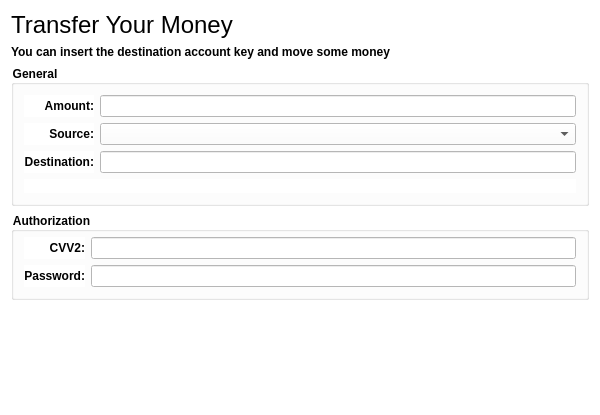
<?xml version="1.0" encoding="UTF-8"?>
<ui version="4.0">
 <class>TransferPanel</class>
 <widget class="QDialog" name="TransferPanel">
  <property name="geometry">
   <rect>
    <x>0</x>
    <y>0</y>
    <width>600</width>
    <height>415</height>
   </rect>
  </property>
  <property name="windowTitle">
   <string>Transfer Your Money</string>
  </property>
  <property name="styleSheet">
   <string notr="true">background-color:white</string>
  </property>
  <layout class="QGridLayout" name="mainLayout">
   <item row="9" column="1">
    <widget class="QPushButton" name="acceptButton">
     <property name="sizePolicy">
      <sizepolicy hsizetype="Minimum" vsizetype="Fixed">
       <horstretch>0</horstretch>
       <verstretch>0</verstretch>
      </sizepolicy>
     </property>
     <property name="toolTip">
      <string>OK</string>
     </property>
     <property name="text">
      <string/>
     </property>
     <property name="icon">
      <iconset resource="../../resources.qrc">
       <normaloff>:/images/widgets/accept.png</normaloff>:/images/widgets/accept.png</iconset>
     </property>
     <property name="iconSize">
      <size>
       <width>32</width>
       <height>32</height>
      </size>
     </property>
     <property name="flat">
      <bool>true</bool>
     </property>
    </widget>
   </item>
   <item row="1" column="0" colspan="4">
    <widget class="QLabel" name="descriptionLabel">
     <property name="sizePolicy">
      <sizepolicy hsizetype="MinimumExpanding" vsizetype="Preferred">
       <horstretch>0</horstretch>
       <verstretch>0</verstretch>
      </sizepolicy>
     </property>
     <property name="font">
      <font>
       <family>Segoe UI</family>
       <pointsize>9</pointsize>
       <bold>true</bold>
      </font>
     </property>
     <property name="text">
      <string>You can insert the destination account key and move some money</string>
     </property>
    </widget>
   </item>
   <item row="7" column="0" colspan="4">
    <widget class="QGroupBox" name="authorizationGroupBox">
     <property name="sizePolicy">
      <sizepolicy hsizetype="Preferred" vsizetype="Preferred">
       <horstretch>0</horstretch>
       <verstretch>0</verstretch>
      </sizepolicy>
     </property>
     <property name="font">
      <font>
       <bold>true</bold>
      </font>
     </property>
     <property name="title">
      <string>Authorization</string>
     </property>
     <layout class="QGridLayout" name="authorizationLayout">
      <property name="leftMargin">
       <number>10</number>
      </property>
      <property name="topMargin">
       <number>5</number>
      </property>
      <property name="rightMargin">
       <number>10</number>
      </property>
      <property name="bottomMargin">
       <number>10</number>
      </property>
      <item row="1" column="1">
       <widget class="QLineEdit" name="cvv2Edit">
        <property name="font">
         <font>
          <family>Segoe UI</family>
          <pointsize>9</pointsize>
          <bold>true</bold>
         </font>
        </property>
       </widget>
      </item>
      <item row="1" column="0">
       <widget class="QLabel" name="cvv2Label">
        <property name="font">
         <font>
          <family>Segoe UI</family>
          <pointsize>9</pointsize>
          <bold>true</bold>
         </font>
        </property>
        <property name="text">
         <string>CVV2:</string>
        </property>
        <property name="alignment">
         <set>Qt::AlignmentFlag::AlignRight|Qt::AlignmentFlag::AlignTrailing|Qt::AlignmentFlag::AlignVCenter</set>
        </property>
       </widget>
      </item>
      <item row="2" column="0">
       <widget class="QLabel" name="passwordLabel">
        <property name="font">
         <font>
          <family>Segoe UI</family>
          <pointsize>9</pointsize>
          <bold>true</bold>
         </font>
        </property>
        <property name="text">
         <string>Password:</string>
        </property>
        <property name="alignment">
         <set>Qt::AlignmentFlag::AlignRight|Qt::AlignmentFlag::AlignTrailing|Qt::AlignmentFlag::AlignVCenter</set>
        </property>
       </widget>
      </item>
      <item row="2" column="1">
       <widget class="QLineEdit" name="passwordEdit">
        <property name="font">
         <font>
          <family>Segoe UI</family>
          <pointsize>9</pointsize>
          <bold>true</bold>
         </font>
        </property>
        <property name="echoMode">
         <enum>QLineEdit::EchoMode::Password</enum>
        </property>
       </widget>
      </item>
     </layout>
    </widget>
   </item>
   <item row="9" column="3">
    <spacer name="rightSpacer">
     <property name="orientation">
      <enum>Qt::Orientation::Horizontal</enum>
     </property>
     <property name="sizeType">
      <enum>QSizePolicy::Policy::MinimumExpanding</enum>
     </property>
     <property name="sizeHint" stdset="0">
      <size>
       <width>40</width>
       <height>20</height>
      </size>
     </property>
    </spacer>
   </item>
   <item row="0" column="0" colspan="4">
    <widget class="QLabel" name="titleLabel">
     <property name="sizePolicy">
      <sizepolicy hsizetype="MinimumExpanding" vsizetype="Preferred">
       <horstretch>0</horstretch>
       <verstretch>0</verstretch>
      </sizepolicy>
     </property>
     <property name="font">
      <font>
       <family>Segoe UI</family>
       <pointsize>18</pointsize>
       <fontweight>ExtraLight</fontweight>
      </font>
     </property>
     <property name="text">
      <string>Transfer Your Money</string>
     </property>
    </widget>
   </item>
   <item row="9" column="2">
    <widget class="QPushButton" name="cancelButton">
     <property name="toolTip">
      <string>Cancel</string>
     </property>
     <property name="text">
      <string/>
     </property>
     <property name="icon">
      <iconset resource="../../resources.qrc">
       <normaloff>:/images/widgets/reject.png</normaloff>:/images/widgets/reject.png</iconset>
     </property>
     <property name="iconSize">
      <size>
       <width>32</width>
       <height>32</height>
      </size>
     </property>
     <property name="flat">
      <bool>true</bool>
     </property>
    </widget>
   </item>
   <item row="9" column="0">
    <spacer name="leftSpacer">
     <property name="orientation">
      <enum>Qt::Orientation::Horizontal</enum>
     </property>
     <property name="sizeType">
      <enum>QSizePolicy::Policy::MinimumExpanding</enum>
     </property>
     <property name="sizeHint" stdset="0">
      <size>
       <width>40</width>
       <height>20</height>
      </size>
     </property>
    </spacer>
   </item>
   <item row="2" column="0" colspan="4">
    <widget class="QGroupBox" name="gridGroupBox">
     <property name="font">
      <font>
       <bold>true</bold>
      </font>
     </property>
     <property name="title">
      <string>General</string>
     </property>
     <layout class="QGridLayout" name="gridLayout">
      <property name="leftMargin">
       <number>10</number>
      </property>
      <property name="topMargin">
       <number>10</number>
      </property>
      <property name="rightMargin">
       <number>10</number>
      </property>
      <property name="bottomMargin">
       <number>10</number>
      </property>
      <item row="2" column="1">
       <widget class="QLineEdit" name="destinationEdit">
        <property name="sizePolicy">
         <sizepolicy hsizetype="MinimumExpanding" vsizetype="Fixed">
          <horstretch>0</horstretch>
          <verstretch>0</verstretch>
         </sizepolicy>
        </property>
        <property name="font">
         <font>
          <family>Segoe UI</family>
          <pointsize>9</pointsize>
          <bold>true</bold>
         </font>
        </property>
        <property name="inputMask">
         <string/>
        </property>
       </widget>
      </item>
      <item row="1" column="0">
       <widget class="QLabel" name="sourceLabel">
        <property name="font">
         <font>
          <family>Segoe UI</family>
          <pointsize>9</pointsize>
          <bold>true</bold>
         </font>
        </property>
        <property name="text">
         <string>Source:</string>
        </property>
        <property name="alignment">
         <set>Qt::AlignmentFlag::AlignRight|Qt::AlignmentFlag::AlignTrailing|Qt::AlignmentFlag::AlignVCenter</set>
        </property>
       </widget>
      </item>
      <item row="2" column="0">
       <widget class="QLabel" name="destinationLabel">
        <property name="font">
         <font>
          <family>Segoe UI</family>
          <pointsize>9</pointsize>
          <bold>true</bold>
         </font>
        </property>
        <property name="text">
         <string>Destination:</string>
        </property>
        <property name="alignment">
         <set>Qt::AlignmentFlag::AlignRight|Qt::AlignmentFlag::AlignTrailing|Qt::AlignmentFlag::AlignVCenter</set>
        </property>
       </widget>
      </item>
      <item row="0" column="1">
       <widget class="QLineEdit" name="amountEdit">
        <property name="sizePolicy">
         <sizepolicy hsizetype="MinimumExpanding" vsizetype="Fixed">
          <horstretch>0</horstretch>
          <verstretch>0</verstretch>
         </sizepolicy>
        </property>
        <property name="font">
         <font>
          <family>Segoe UI</family>
          <pointsize>9</pointsize>
          <bold>true</bold>
         </font>
        </property>
       </widget>
      </item>
      <item row="1" column="1">
       <widget class="QComboBox" name="sourceEdit">
        <property name="sizePolicy">
         <sizepolicy hsizetype="MinimumExpanding" vsizetype="Fixed">
          <horstretch>0</horstretch>
          <verstretch>0</verstretch>
         </sizepolicy>
        </property>
        <property name="font">
         <font>
          <family>Segoe UI</family>
          <pointsize>9</pointsize>
          <bold>true</bold>
         </font>
        </property>
       </widget>
      </item>
      <item row="0" column="0">
       <widget class="QLabel" name="amountLabel">
        <property name="font">
         <font>
          <family>Segoe UI</family>
          <pointsize>9</pointsize>
          <bold>true</bold>
         </font>
        </property>
        <property name="text">
         <string>Amount:</string>
        </property>
        <property name="alignment">
         <set>Qt::AlignmentFlag::AlignRight|Qt::AlignmentFlag::AlignTrailing|Qt::AlignmentFlag::AlignVCenter</set>
        </property>
       </widget>
      </item>
      <item row="3" column="0" colspan="2">
       <widget class="QLabel" name="ownerLabel">
        <property name="font">
         <font>
          <bold>true</bold>
         </font>
        </property>
        <property name="text">
         <string/>
        </property>
        <property name="alignment">
         <set>Qt::AlignmentFlag::AlignRight|Qt::AlignmentFlag::AlignTrailing|Qt::AlignmentFlag::AlignVCenter</set>
        </property>
       </widget>
      </item>
     </layout>
    </widget>
   </item>
   <item row="8" column="1" colspan="2">
    <spacer name="verticalSpacer">
     <property name="orientation">
      <enum>Qt::Orientation::Vertical</enum>
     </property>
     <property name="sizeHint" stdset="0">
      <size>
       <width>20</width>
       <height>40</height>
      </size>
     </property>
    </spacer>
   </item>
  </layout>
 </widget>
 <tabstops>
  <tabstop>amountEdit</tabstop>
  <tabstop>sourceEdit</tabstop>
  <tabstop>destinationEdit</tabstop>
  <tabstop>cvv2Edit</tabstop>
  <tabstop>passwordEdit</tabstop>
  <tabstop>acceptButton</tabstop>
  <tabstop>cancelButton</tabstop>
 </tabstops>
 <resources>
  <include location="../../resources.qrc"/>
 </resources>
 <connections>
  <connection>
   <sender>cancelButton</sender>
   <signal>clicked()</signal>
   <receiver>TransferPanel</receiver>
   <slot>reject()</slot>
   <hints>
    <hint type="sourcelabel">
     <x>318</x>
     <y>489</y>
    </hint>
    <hint type="destinationlabel">
     <x>738</x>
     <y>72</y>
    </hint>
   </hints>
  </connection>
  <connection>
   <sender>acceptButton</sender>
   <signal>clicked()</signal>
   <receiver>TransferPanel</receiver>
   <slot>accept()</slot>
   <hints>
    <hint type="sourcelabel">
     <x>266</x>
     <y>489</y>
    </hint>
    <hint type="destinationlabel">
     <x>253</x>
     <y>725</y>
    </hint>
   </hints>
  </connection>
  <connection>
   <sender>destinationEdit</sender>
   <signal>textChanged(QString)</signal>
   <receiver>TransferPanel</receiver>
   <slot>updateOwner(QString)</slot>
   <hints>
    <hint type="sourcelabel">
     <x>128</x>
     <y>200</y>
    </hint>
    <hint type="destinationlabel">
     <x>0</x>
     <y>290</y>
    </hint>
   </hints>
  </connection>
 </connections>
 <slots>
  <slot>reject()</slot>
  <slot>accept()</slot>
  <slot>updateOwner(QString)</slot>
 </slots>
</ui>
